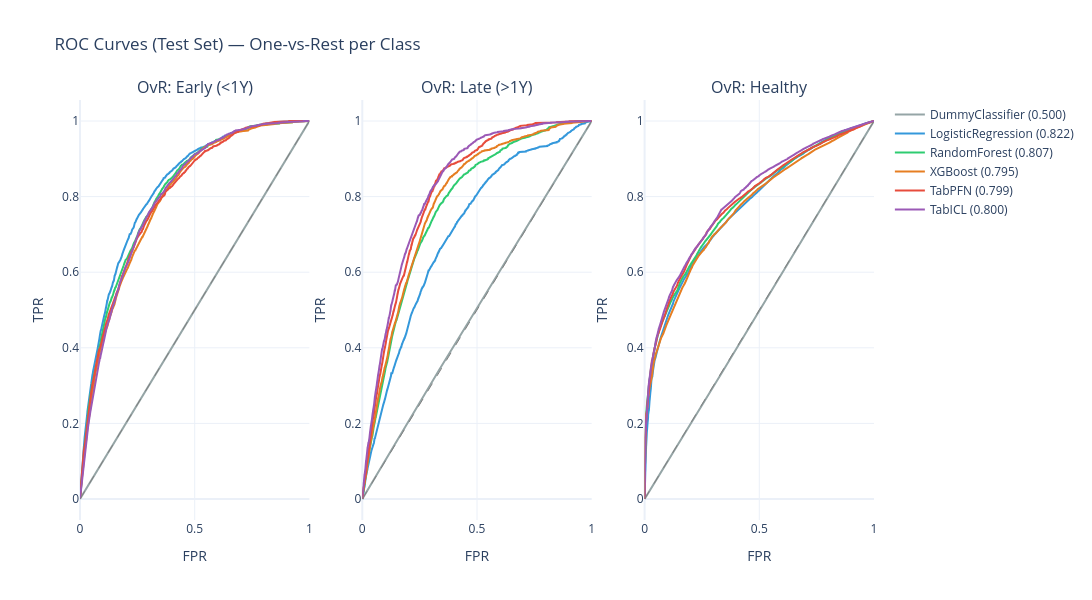

Write notebook code for a chart like this one.
### Markdown cell above
# 6. ROC Curves (Test Set, Best Models)

One-vs-Rest ROC curves for each model on the test set, all in one plot per class.

### Code cell
from sklearn.preprocessing import label_binarize
from sklearn.metrics import roc_curve, auc
from sklearn.base import clone
from pathlib import Path

y_test_bin = label_binarize(y_test, classes=[0, 1, 2])
class_names = ['Early (<1Y)', 'Late (>1Y)', 'Healthy']
model_colors = {
    'DummyClassifier': '#95a5a6',
    'LogisticRegression': '#3498db',
    'RandomForest': '#2ecc71',
    'XGBoost': '#e67e22',
    'TabPFN': '#e74c3c',
    'TabICL': '#9b59b6',
}

# sklearn Modelle neu trainieren
best_probas = {}
for model_name, pipeline in MODELS.items():
    df_model = df_results[df_results['model'] == model_name]
    best_seed = int(df_model.loc[df_model['f1_macro'].idxmax(), 'seed'])
    df_bal = balance_data(df_train, n_samples=N_SAMPLES, seed=best_seed)
    X_tr, y_tr = get_X_y(df_bal)
    clf = clone(MODELS[model_name])
    clf.fit(X_tr, y_tr)
    best_probas[model_name] = clf.predict_proba(X_test)

# TabPFN proba aus Subprocess-Datei laden
tabpfn_proba_path = tabpfn_test_path.replace('.json', '_proba.npy')
if Path(tabpfn_proba_path).exists():
    best_probas['TabPFN'] = np.load(tabpfn_proba_path)
    log.info("TabPFN proba loaded")
else:
    log.warning("⚠️ TabPFN not found")

tabicl_proba_path = tabicl_test_path.replace('.json', '_proba.npy')
if Path(tabicl_proba_path).exists():
    best_probas['TabICL'] = np.load(tabicl_proba_path)
    log.info("TabICL proba loaded")
else:
    log.warning("⚠️ TabICL not found")

# Plot
from plotly.subplots import make_subplots

fig6 = make_subplots(rows=1, cols=3, subplot_titles=[f'OvR: {cn}' for cn in class_names])

for i, cn in enumerate(class_names):
    for model_name, proba in best_probas.items():
        fpr, tpr, _ = roc_curve(y_test_bin[:, i], proba[:, i])
        roc_auc_val = auc(fpr, tpr)
        fig6.add_trace(
            go.Scatter(x=fpr, y=tpr, mode='lines',
                       name=f'{model_name} ({roc_auc_val:.3f})',
                       line=dict(color=model_colors.get(model_name, 'grey'), width=2),
                       showlegend=(i == 0)),
            row=1, col=i+1
        )
    fig6.add_trace(
        go.Scatter(x=[0, 1], y=[0, 1], mode='lines',
                   line=dict(color='grey', width=1, dash='dash'), showlegend=False),
        row=1, col=i+1
    )

fig6.update_layout(
    title='ROC Curves (Test Set) — One-vs-Rest per Class',
    template='plotly_white', height=600, width=1600,
    legend=dict(x=1.02, y=1)
)
for i in range(3):
    fig6.update_xaxes(title_text='FPR', row=1, col=i+1)
    fig6.update_yaxes(title_text='TPR', row=1, col=i+1)

show_and_save(fig6, "benchmark_roc_curves", width=1600, height=600)

### Figure 1 — Plotly figure (JSON) as saved in the notebook; plotly's stock layout.template omitted (floating-point values rounded to 4 significant figures; data arrays with more than 128 entries replaced by an {"elided": "..."} marker saying what was removed)
{"data": [{"line": {"color": "#95a5a6", "width": 2}, "mode": "lines", "name": "DummyClassifier (0.500)", "showlegend": true, "type": "scatter", "x": [0.0, 0.3321, 1.0], "xaxis": "x", "y": [0.0, 0.3329, 1.0], "yaxis": "y"}, {"line": {"color": "#3498db", "width": 2}, "mode": "lines", "name": "LogisticRegression (0.822)", "showlegend": true, "type": "scatter", "x": {"elided": "8009 float values"}, "xaxis": "x", "y": {"elided": "8009 float values"}, "yaxis": "y"}, {"line": {"color": "#2ecc71", "width": 2}, "mode": "lines", "name": "RandomForest (0.807)", "showlegend": true, "type": "scatter", "x": {"elided": "9332 float values"}, "xaxis": "x", "y": {"elided": "9332 float values"}, "yaxis": "y"}, {"line": {"color": "#e67e22", "width": 2}, "mode": "lines", "name": "XGBoost (0.795)", "showlegend": true, "type": "scatter", "x": {"elided": "8939 float values"}, "xaxis": "x", "y": {"elided": "8939 float values"}, "yaxis": "y"}, {"line": {"color": "#e74c3c", "width": 2}, "mode": "lines", "name": "TabPFN (0.799)", "showlegend": true, "type": "scatter", "x": {"elided": "8030 float values"}, "xaxis": "x", "y": {"elided": "8030 float values"}, "yaxis": "y"}, {"line": {"color": "#9b59b6", "width": 2}, "mode": "lines", "name": "TabICL (0.800)", "showlegend": true, "type": "scatter", "x": {"elided": "8005 float values"}, "xaxis": "x", "y": {"elided": "8005 float values"}, "yaxis": "y"}, {"line": {"color": "grey", "dash": "dash", "width": 1}, "mode": "lines", "showlegend": false, "type": "scatter", "x": [0, 1], "xaxis": "x", "y": [0, 1], "yaxis": "y"}, {"line": {"color": "#95a5a6", "width": 2}, "mode": "lines", "name": "DummyClassifier (0.503)", "showlegend": false, "type": "scatter", "x": [0.0, 0.3362, 1.0], "xaxis": "x2", "y": [0.0, 0.3423, 1.0], "yaxis": "y2"}, {"line": {"color": "#3498db", "width": 2}, "mode": "lines", "name": "LogisticRegression (0.709)", "showlegend": false, "type": "scatter", "x": {"elided": "7992 float values"}, "xaxis": "x2", "y": {"elided": "7992 float values"}, "yaxis": "y2"}, {"line": {"color": "#2ecc71", "width": 2}, "mode": "lines", "name": "RandomForest (0.776)", "showlegend": false, "type": "scatter", "x": {"elided": "9235 float values"}, "xaxis": "x2", "y": {"elided": "9235 float values"}, "yaxis": "y2"}, {"line": {"color": "#e67e22", "width": 2}, "mode": "lines", "name": "XGBoost (0.788)", "showlegend": false, "type": "scatter", "x": {"elided": "8936 float values"}, "xaxis": "x2", "y": {"elided": "8936 float values"}, "yaxis": "y2"}, {"line": {"color": "#e74c3c", "width": 2}, "mode": "lines", "name": "TabPFN (0.815)", "showlegend": false, "type": "scatter", "x": {"elided": "7963 float values"}, "xaxis": "x2", "y": {"elided": "7963 float values"}, "yaxis": "y2"}, {"line": {"color": "#9b59b6", "width": 2}, "mode": "lines", "name": "TabICL (0.827)", "showlegend": false, "type": "scatter", "x": {"elided": "7932 float values"}, "xaxis": "x2", "y": {"elided": "7932 float values"}, "yaxis": "y2"}, {"line": {"color": "grey", "dash": "dash", "width": 1}, "mode": "lines", "showlegend": false, "type": "scatter", "x": [0, 1], "xaxis": "x2", "y": [0, 1], "yaxis": "y2"}, {"line": {"color": "#95a5a6", "width": 2}, "mode": "lines", "name": "DummyClassifier (0.499)", "showlegend": false, "type": "scatter", "x": [0.0, 0.334, 1.0], "xaxis": "x3", "y": [0.0, 0.3313, 1.0], "yaxis": "y3"}, {"line": {"color": "#3498db", "width": 2}, "mode": "lines", "name": "LogisticRegression (0.771)", "showlegend": false, "type": "scatter", "x": {"elided": "10202 float values"}, "xaxis": "x3", "y": {"elided": "10202 float values"}, "yaxis": "y3"}, {"line": {"color": "#2ecc71", "width": 2}, "mode": "lines", "name": "RandomForest (0.782)", "showlegend": false, "type": "scatter", "x": {"elided": "11200 float values"}, "xaxis": "x3", "y": {"elided": "11200 float values"}, "yaxis": "y3"}, {"line": {"color": "#e67e22", "width": 2}, "mode": "lines", "name": "XGBoost (0.768)", "showlegend": false, "type": "scatter", "x": {"elided": "11238 float values"}, "xaxis": "x3", "y": {"elided": "11238 float values"}, "yaxis": "y3"}, {"line": {"color": "#e74c3c", "width": 2}, "mode": "lines", "name": "TabPFN (0.787)", "showlegend": false, "type": "scatter", "x": {"elided": "10426 float values"}, "xaxis": "x3", "y": {"elided": "10426 float values"}, "yaxis": "y3"}, {"line": {"color": "#9b59b6", "width": 2}, "mode": "lines", "name": "TabICL (0.796)", "showlegend": false, "type": "scatter", "x": {"elided": "10321 float values"}, "xaxis": "x3", "y": {"elided": "10321 float values"}, "yaxis": "y3"}, {"line": {"color": "grey", "dash": "dash", "width": 1}, "mode": "lines", "showlegend": false, "type": "scatter", "x": [0, 1], "xaxis": "x3", "y": [0, 1], "yaxis": "y3"}], "layout": {"annotations": [{"font": {"size": 16}, "showarrow": false, "text": "OvR: Early (<1Y)", "x": 0.1444, "xanchor": "center", "xref": "paper", "y": 1, "yanchor": "bottom", "yref": "paper"}, {"font": {"size": 16}, "showarrow": false, "text": "OvR: Late (>1Y)", "x": 0.5, "xanchor": "center", "xref": "paper", "y": 1, "yanchor": "bottom", "yref": "paper"}, {"font": {"size": 16}, "showarrow": false, "text": "OvR: Healthy", "x": 0.8556, "xanchor": "center", "xref": "paper", "y": 1, "yanchor": "bottom", "yref": "paper"}], "height": 600, "legend": {"x": 1.02, "y": 1}, "title": {"text": "ROC Curves (Test Set) — One-vs-Rest per Class"}, "width": 1600, "xaxis": {"anchor": "y", "domain": [0, 0.2889], "title": {"text": "FPR"}}, "xaxis2": {"anchor": "y2", "domain": [0.3556, 0.6444], "title": {"text": "FPR"}}, "xaxis3": {"anchor": "y3", "domain": [0.7111, 1], "title": {"text": "FPR"}}, "yaxis": {"anchor": "x", "domain": [0, 1], "title": {"text": "TPR"}}, "yaxis2": {"anchor": "x2", "domain": [0, 1], "title": {"text": "TPR"}}, "yaxis3": {"anchor": "x3", "domain": [0, 1], "title": {"text": "TPR"}}}}
